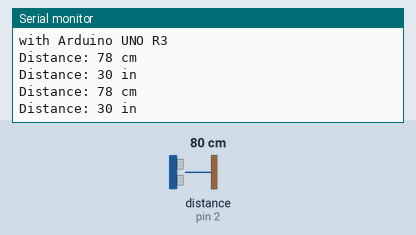
Recording of a sketch running on a simulated Arduino Uno, built with avr-gcc and run on an emulated ATmega328P. Shown: the last lines printed to the serial monitor. Wiring (inferred from the names in the program): ultrasonic range finder: trigger pin 3; echo pin 2. The test bench sets the inputs (shaded band); at power-on: distance to the obstacle (sensor on pin 2) 80 cm. The echo pulse lasts 58.3 µs per cm.

Above: at 1.8 s.
1.9 s: distance to the obstacle (sensor on pin 2) set to 2 cm
At 2.8 s:
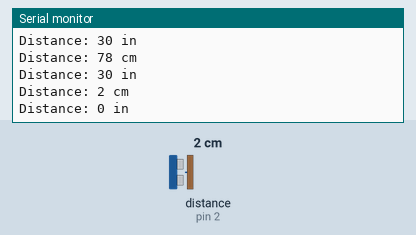
3.4 s: distance to the obstacle (sensor on pin 2) set to 4 cm
At 4.4 s:
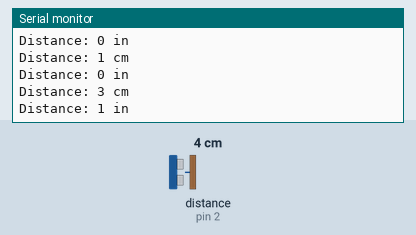
Timing chart, 0 to 6.4 s (numbered marks = the images above; inputs shaded):
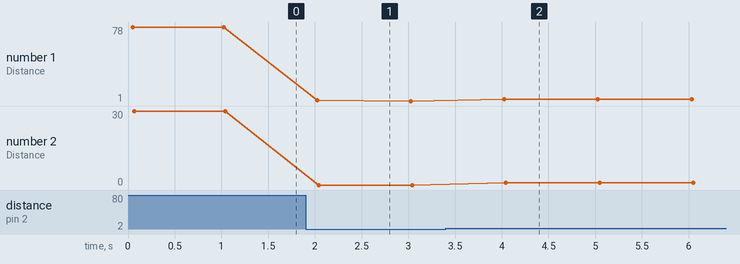

Measured:
- after the input at 1.9 s, the serial monitor: prints a new line after 0.13 s (image 1)
- after the input at 3.4 s, the serial monitor: prints a new line after 0.63 s (image 2)
- plotted number 1: 78 → 1 after the input at 1.9 s, 1 → 3 after the input at 3.4 s
- plotted number 2: 30 → 0 after the input at 1.9 s

The sketch:

0_serial.ino
```cpp
#define echoPin 2 // attach pin D12 Arduino to pin Echo of HC-SR04
#define trigPin 3 //attach pin D13 Arduino to pin Trig of HC-SR04

long duration; // variable for the duration of sound wave travel
int distance_cm; // variable for centimeters measurement
int distance_inch; // variable for inches measurement

void setup() {
  // set the echoPin as INPUT, trigPin as OUTPUT
  pinMode(echoPin, INPUT);
  pinMode(trigPin, OUTPUT);

  // initialize the serial communications
  Serial.begin(9600);
  Serial.println("Ultrasonic Sensor HC-SR04");
  Serial.println("with Arduino UNO R3");
}

void loop() {
  // clear the trigPin condition
  digitalWrite(trigPin, LOW);
  delayMicroseconds(2);

  // set the trigPin HIGH (ACTIVE) for 10 microseconds
  digitalWrite(trigPin, HIGH);
  delayMicroseconds(10);
  digitalWrite(trigPin, LOW);

  // read the echoPin, returns the sound wave travel time in microseconds
  duration = pulseIn(echoPin, HIGH);

  // calculate distance
  distance_cm = duration * 0.034 / 2; // speed of sound wave divided by 2 (go and back)
  distance_inch = duration * 0.0133 / 2; // speed of sound wave divided by 2 (go and back)

  // display distance to Serial Monitor
  Serial.print("Distance: ");
  Serial.print(distance_cm);
  Serial.println(" cm");
  Serial.print("Distance: ");
  Serial.print(distance_inch);
  Serial.println(" in");
  Serial.println();

  delay(1000);
}
```
